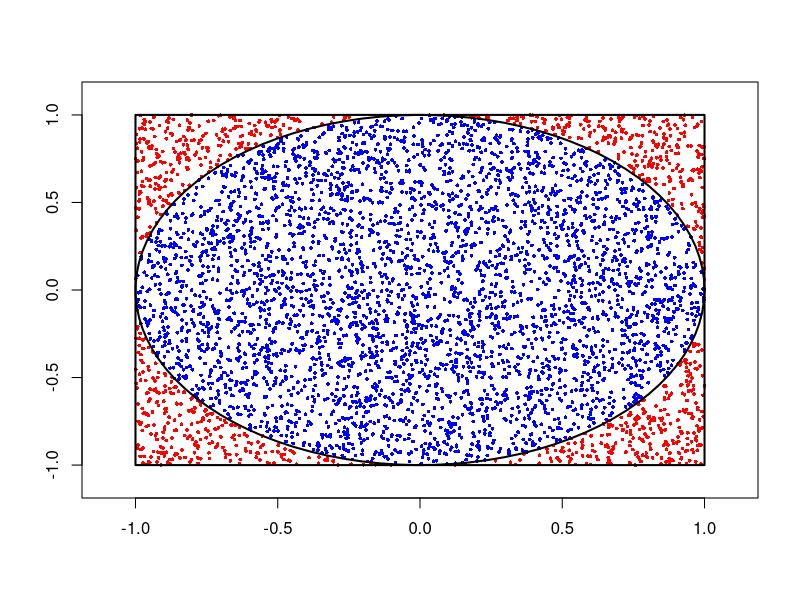

Reproduce this figure in R.
## ---- chunk 1
find_pi <- function(B = 5000, seed = 10, make_plot = TRUE) {
  # Control seed
  set.seed(seed)
  
  # Simulate B points
  point <- matrix(runif(2*B, -1, 1), B, 2)
  
  # Check if points are inside the circle
  inside <- rowSums(point^2) <= 1
  
  # Compute area of circle
  area_circle <- 4 * sum(inside) / B
  
  # Plot if desired
  if (make_plot) {
    plot(point[inside, 1], point[inside, 2], col = "blue", pch = 16, cex = 0.5,
         xlim = c(-1.1, 1.1), ylim = c(-1.1, 1.1), xlab = "", ylab = "")
    points(point[!inside, 1], point[!inside, 2], col = "red", pch = 16, cex = 0.5)
    draw_circle <- function(center = c(0, 0), radius = 1) {
      theta <- seq(0, 2*pi, length.out = 100)
      lines(center[1] + radius * cos(theta), center[2] + radius * sin(theta), lwd = 2)
    }
    draw_circle(radius = 1)
    rect(-1, -1, 1, 1, lwd = 2)
  }
  
  # Return estimate of pi
  return(area_circle)
}

# Estimate pi with default arguments and plot
find_pi()

# Estimate pi with larger B and don't plot
find_pi(B = 100000, make_plot = FALSE)
